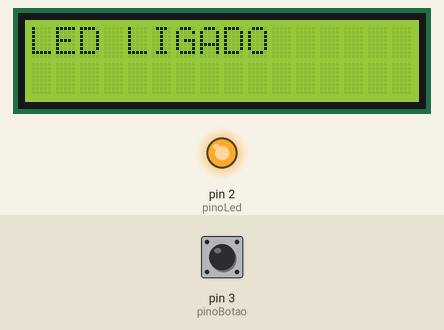
This sketch was run on a simulated Arduino Uno, built with avr-gcc and run on an emulated ATmega328P. Parts: 16×2 character LCD, output pins drawn as LEDs (lit = HIGH). Dashed ring = blinking. The inputs (shaded band) are chosen by the test bench; at power-on: pin 3 (pinoBotao) HIGH.

Above: at 3.2 s.
3.3 s: pin 3 (pinoBotao) pulled LOW for 1 s
At 3.61 s:
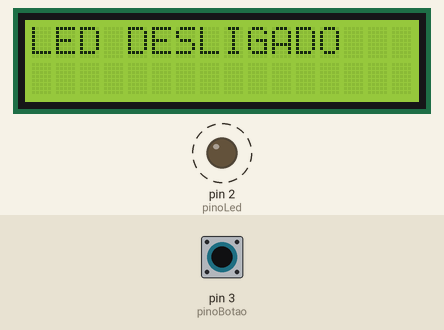
5.8 s: pin 3 (pinoBotao) pulled LOW for 3.2 s
At 10.2 s:
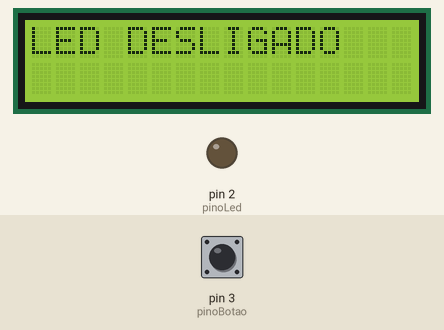
12.0 s: pin 3 (pinoBotao) pulled LOW for 0.15 s
At 13.6 s:
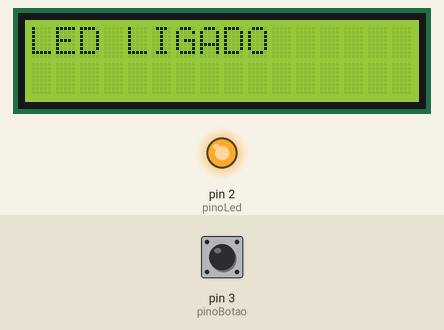
Timing chart, 0 to 15.1 s (numbered marks = the images above; inputs shaded):
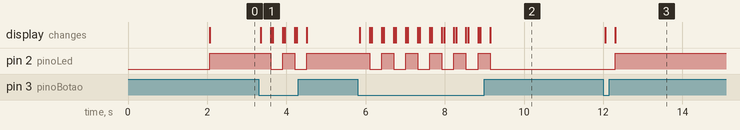

Measured:
- after the input at 3.3 s, pin 2 (pinoLed): alternates HIGH for 0.30 s and LOW for 0.30 s, 4 changes in all, then stays HIGH, starting after 0.30 s; the display: first changes after 0.05 s (image 1 shows a later state)
- after the input at 5.8 s, pin 2 (pinoLed): alternates HIGH for 0.30 s and LOW for 0.30 s, 11 changes in all, then stays LOW, starting after 0.30 s; the display: first changes after 0.05 s (image 2 shows a later state)
- after the input at 12.0 s, pin 2 (pinoLed): LOW → HIGH after 0.30 s; the display: first changes after 0.05 s (image 3 shows a later state)

The sketch:

button_with_lcd.ino
```cpp
#include <LiquidCrystal.h>

LiquidCrystal lcd(8, 9, 4, 5, 6, 7);

const int pinoBotao = 3; //PINO DIGITAL UTILIZADO PELO PUSH BUTTON
const int pinoLed =2; //PINO DIGITAL UTILIZADO PELO LED7
int cont=0;
String ans;

void setup()
{
  lcd.begin(16, 2);
  Serial.begin(9600);
  lcd.print("TESTE");
  delay(2000);
  lcd.clear();
  pinMode(pinoBotao, INPUT_PULLUP); //DEFINE O PINO COMO ENTRADA / "_PULLUP" É PARA ATIVAR O RESISTOR INTERNO
  //DO ARDUINO PARA GARANTIR QUE NÃO EXISTA FLUTUAÇÃO ENTRE 0 (LOW) E 1 (HIGH)
  pinMode(pinoLed, OUTPUT); //DEFINE O PINO COMO SAÍDA
  pinMode(pinoLed, OUTPUT); //DEFINE O PINO COMO SAÍDA
  digitalWrite(pinoLed, LOW); //LED INICIA DESLIGADO
}
void loop(){
  lcd.clear();
  if(digitalRead(pinoBotao)==0)//QUANDO FOR PRESSIONADO
  {
    cont++;
    delay(250);
  }
  else
  {

  }
  if(cont%2==0)
  {
    lcd.print("LED LIGADO");
    digitalWrite(pinoLed, HIGH);
  }
  else
  {
    lcd.print("LED DESLIGADO");
    digitalWrite(pinoLed, LOW);
  }
  delay(50);

}
```
